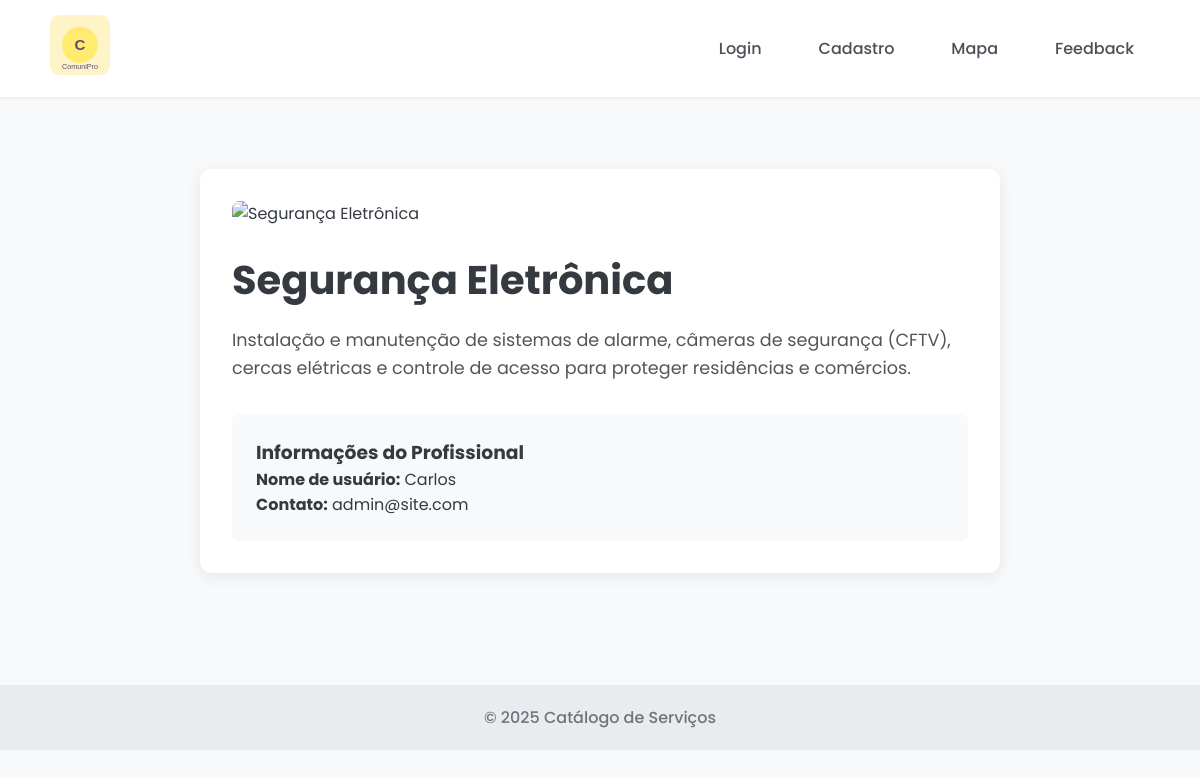
Screenshot of /servico/2 with the database file from the repository.
### tables this page shows
CREATE TABLE servicos (
                id INTEGER PRIMARY KEY AUTOINCREMENT,
                nome TEXT NOT NULL,
                descricao TEXT NOT NULL,
                imagem_url TEXT NOT NULL,
                usuario_id INTEGER NOT NULL,
                categoria TEXT NOT NULL,
                FOREIGN KEY (usuario_id) REFERENCES usuarios (id)
            );

CREATE TABLE usuarios (id INTEGER PRIMARY KEY, usuario TEXT UNIQUE NOT NULL, senha TEXT NOT NULL, email TEXT UNIQUE);

### app.py (the view)
@app.route("/servico/<int:servico_id>")
def servico_detalhe(servico_id):
    db = get_db()
    servico = db.execute(
        """
        SELECT s.id, s.nome, s.descricao, s.imagem_url, u.usuario, u.email as contato_email
        FROM servicos s JOIN usuarios u ON s.usuario_id = u.id
        WHERE s.id = ?
        """,
        (servico_id,),
    ).fetchone()
    if servico is None:
        return "Serviço não encontrado", 404
    return render_template("servico_detalhe.html", servico=servico)

### app.py (called while the page is built)
def get_db():
    db = getattr(g, "_database", None)
    if db is None:
        db = g._database = sqlite3.connect(DATABASE)
        db.row_factory = sqlite3.Row
    return db

@app.teardown_appcontext
def close_connection(exception):
    db = getattr(g, "_database", None)
    if db is not None:
        db.close()

### templates/servico_detalhe.html (shortened to what this page needs)
<!DOCTYPE html>
<html lang="pt-br">
<head>
  <link rel="stylesheet" href="{{ url_for('static', filename='css/style.css') }}" />
</head>
<body>
  <header>
    <nav class="navbar">
      <a href="{{ url_for('serve_index') }}"><img src="{{ url_for('static', filename='images/logooo.svg') }}" alt="Logo" class="logo" /></a>
      <ul class="nav-links">
      </ul>
    </nav>
  </header>
  <main>
    <div class="detalhe-servico">
      <img src="{{ servico.imagem_url }}" alt="{{ servico.nome }}">
      <h1>{{ servico.nome }}</h1>
      <p class="info">{{ servico.descricao }}</p>
      <div class="contato">
        <h3>Informações do Profissional</h3>
        <p><strong>Nome de usuário:</strong> {{ servico.usuario }}</p>
        <p><strong>Contato:</strong> {{ servico.contato_email }}</p>
      </div>
    </div>
  </main>
  <footer>© 2025 Catálogo de Serviços</footer>
</body>
</html>

### static/css/style.css (style rules this page uses)
* { margin: 0; padding: 0; box-sizing: border-box; }
body { font-family: "Poppins", sans-serif; background-color: #f8f9fa; color: #343a40; }
header { background-color: #ffffff; padding: 15px 50px; display: flex; align-items: center; justify-content: space-between; box-shadow: 0 2px 4px rgba(0, 0, 0, 0.05); position: sticky; top: 0; z-index: 1000; }
.logo { width: 60px; height: 60px; }
.navbar { display: flex; align-items: center; width: 100%; }
.nav-links { display: flex; align-items: center; gap: 25px; list-style: none; margin-left: auto; }
main { padding: 40px 50px; }
footer { text-align: center; padding: 20px; margin-top: 40px; background-color: #e9ecef; color: #6c757d; font-weight: 500; }

### templates/servico_detalhe.html (style rules this page uses)
.detalhe-servico { max-width: 800px; margin: 2rem auto; padding: 2rem; background: #fff; border-radius: 12px; box-shadow: 0 4px 15px rgba(0, 0, 0, 0.08); }
.detalhe-servico img { width: 100%; border-radius: 8px; margin-bottom: 1.5rem; }
.detalhe-servico h1 { font-size: 2.5rem; margin-bottom: 1rem; }
.detalhe-servico .info { font-size: 1.1rem; line-height: 1.6; color: #555; margin-bottom: 2rem; }
.detalhe-servico .contato { background: #f8f9fa; padding: 1.5rem; border-radius: 8px; }

### rows the page displays
servicos: nome "Segurança Eletrônica", descricao "Instalação e manutenção de sistemas de alarme, câmeras de segurança (CFTV), cercas elétricas e controle de acesso para proteger residências e comércios."
usuarios: usuario "Carlos", contato_email "admin@site.com"
